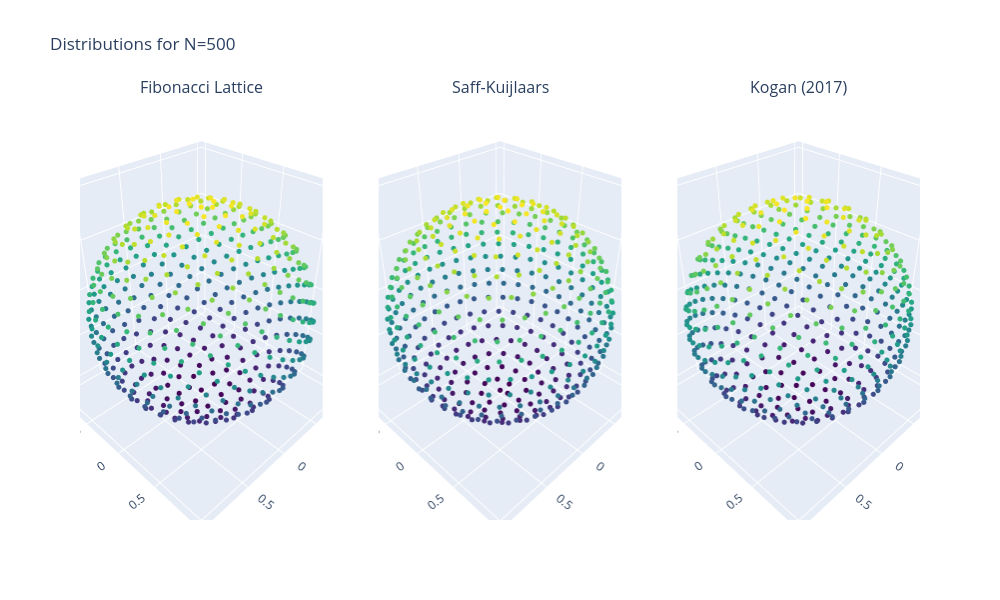

Notebook cell for this chart:
### Markdown cell above
## 3D Visualization
We can visualize the three models simultaneously side-by-side to visually inspect the distributions.

### Code cell
def plot_side_by_side(n):
    fig = make_subplots(rows=1, cols=3, 
                        specs=[[{'type': 'scatter3d'}, {'type': 'scatter3d'}, {'type': 'scatter3d'}]],
                        subplot_titles=('Fibonacci Lattice', 'Saff-Kuijlaars', 'Kogan (2017)'))
    
    algos = [fibonacci_lattice, saff_kuijlaars, kogan_2017]
    
    for i, algo in enumerate(algos):
        pts = algo(n)
        fig.add_trace(go.Scatter3d(x=pts[:,0], y=pts[:,1], z=pts[:,2],
                                   mode='markers', marker=dict(size=3, color=pts[:,2], colorscale='Viridis')),
                      row=1, col=i+1)
                      
    fig.update_layout(height=600, width=1000, title_text=f"Distributions for N={n}", showlegend=False)
    fig.show()

plot_side_by_side(500)

### Figure 1 — Plotly figure (JSON) as saved in the notebook; plotly's stock layout.template omitted (floating-point values rounded to 4 significant figures; data arrays with more than 128 entries replaced by an {"elided": "..."} marker saying what was removed)
{"data": [{"marker": {"color": {"elided": "500 float values"}, "colorscale": [[0.0, "#440154"], [0.1111, "#482878"], [0.2222, "#3e4989"], [0.3333, "#31688e"], [0.4444, "#26828e"], [0.5556, "#1f9e89"], [0.6667, "#35b779"], [0.7778, "#6ece58"], [0.8889, "#b5de2b"], [1.0, "#fde725"]], "size": 3}, "mode": "markers", "scene": "scene", "type": "scatter3d", "x": {"elided": "500 float values"}, "y": {"elided": "500 float values"}, "z": {"elided": "500 float values"}}, {"marker": {"color": {"elided": "500 float values"}, "colorscale": [[0.0, "#440154"], [0.1111, "#482878"], [0.2222, "#3e4989"], [0.3333, "#31688e"], [0.4444, "#26828e"], [0.5556, "#1f9e89"], [0.6667, "#35b779"], [0.7778, "#6ece58"], [0.8889, "#b5de2b"], [1.0, "#fde725"]], "size": 3}, "mode": "markers", "scene": "scene2", "type": "scatter3d", "x": {"elided": "500 float values"}, "y": {"elided": "500 float values"}, "z": {"elided": "500 float values"}}, {"marker": {"color": {"elided": "500 float values"}, "colorscale": [[0.0, "#440154"], [0.1111, "#482878"], [0.2222, "#3e4989"], [0.3333, "#31688e"], [0.4444, "#26828e"], [0.5556, "#1f9e89"], [0.6667, "#35b779"], [0.7778, "#6ece58"], [0.8889, "#b5de2b"], [1.0, "#fde725"]], "size": 3}, "mode": "markers", "scene": "scene3", "type": "scatter3d", "x": {"elided": "500 float values"}, "y": {"elided": "500 float values"}, "z": {"elided": "500 float values"}}], "layout": {"annotations": [{"font": {"size": 16}, "showarrow": false, "text": "Fibonacci Lattice", "x": 0.1444, "xanchor": "center", "xref": "paper", "y": 1.0, "yanchor": "bottom", "yref": "paper"}, {"font": {"size": 16}, "showarrow": false, "text": "Saff-Kuijlaars", "x": 0.5, "xanchor": "center", "xref": "paper", "y": 1.0, "yanchor": "bottom", "yref": "paper"}, {"font": {"size": 16}, "showarrow": false, "text": "Kogan (2017)", "x": 0.8556, "xanchor": "center", "xref": "paper", "y": 1.0, "yanchor": "bottom", "yref": "paper"}], "height": 600, "scene": {"domain": {"x": [0.0, 0.2889], "y": [0.0, 1.0]}}, "scene2": {"domain": {"x": [0.3556, 0.6444], "y": [0.0, 1.0]}}, "scene3": {"domain": {"x": [0.7111, 1.0], "y": [0.0, 1.0]}}, "showlegend": false, "title": {"text": "Distributions for N=500"}, "width": 1000}}
